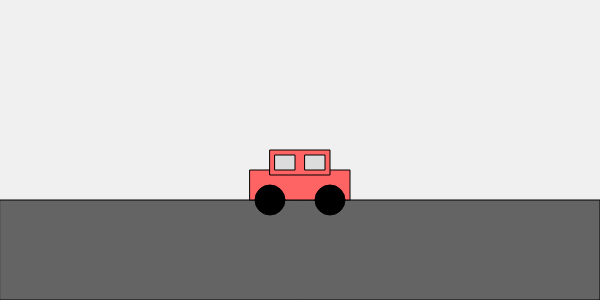
Frame 1 (no input)
Frame 2 (the mouse pressed at the canvas centre, redrawn once): identical to frame 1, image omitted

The p5.js sketch that drew this single still picture (run headless with seeded random() and noise() and a simulated clock; the mouse was pressed at the canvas centre and the sketch redrawn once):

// p5.js sketch
// ── sketch.js
function setup() {
  createCanvas(600, 300);
  noLoop();
}

function draw() {
  background(240);

  // Road
  fill(100);
  rect(0, 200, width, 100);

  // Small car body
  fill(255, 100, 100);
  rect(250, 170, 100, 30);

  // Car top
  rect(270, 150, 60, 25);

  // Windows
  fill(220);
  rect(275, 155, 20, 15);
  rect(305, 155, 20, 15);

  // Wheels
  fill(0);
  ellipse(270, 200, 30, 30);
  ellipse(330, 200, 30, 30);
}
